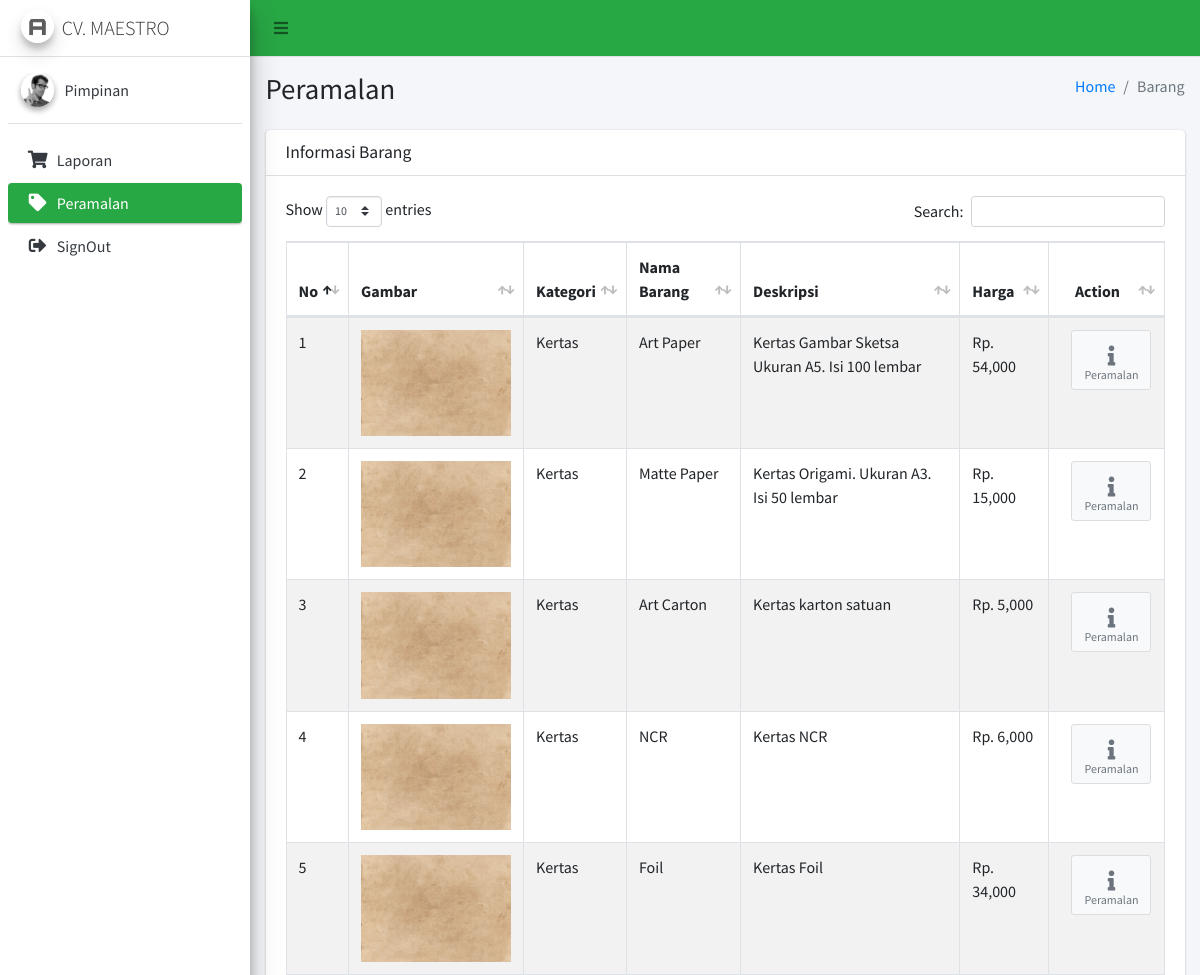
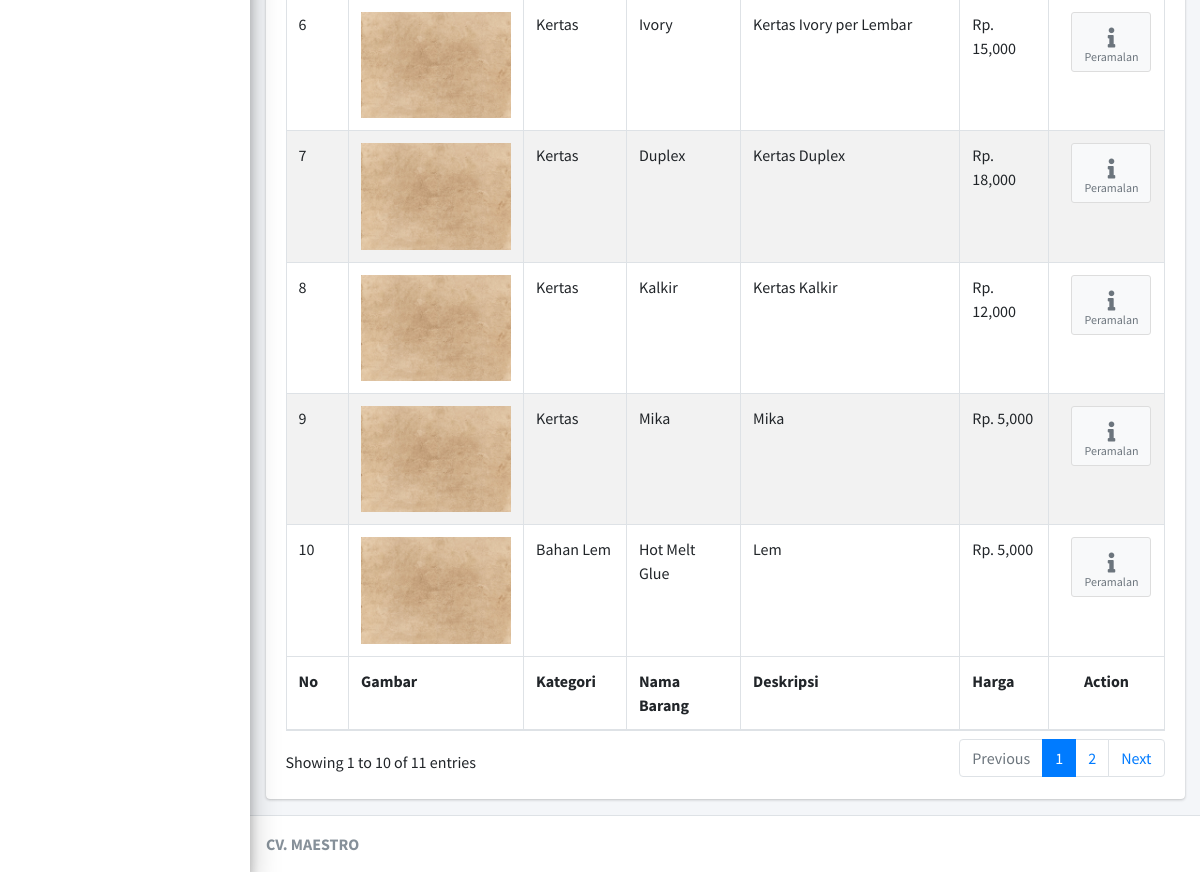
Page /Pimpinan/cPeramalan (signed in) on the earlier database version (2 pictures, top to bottom).
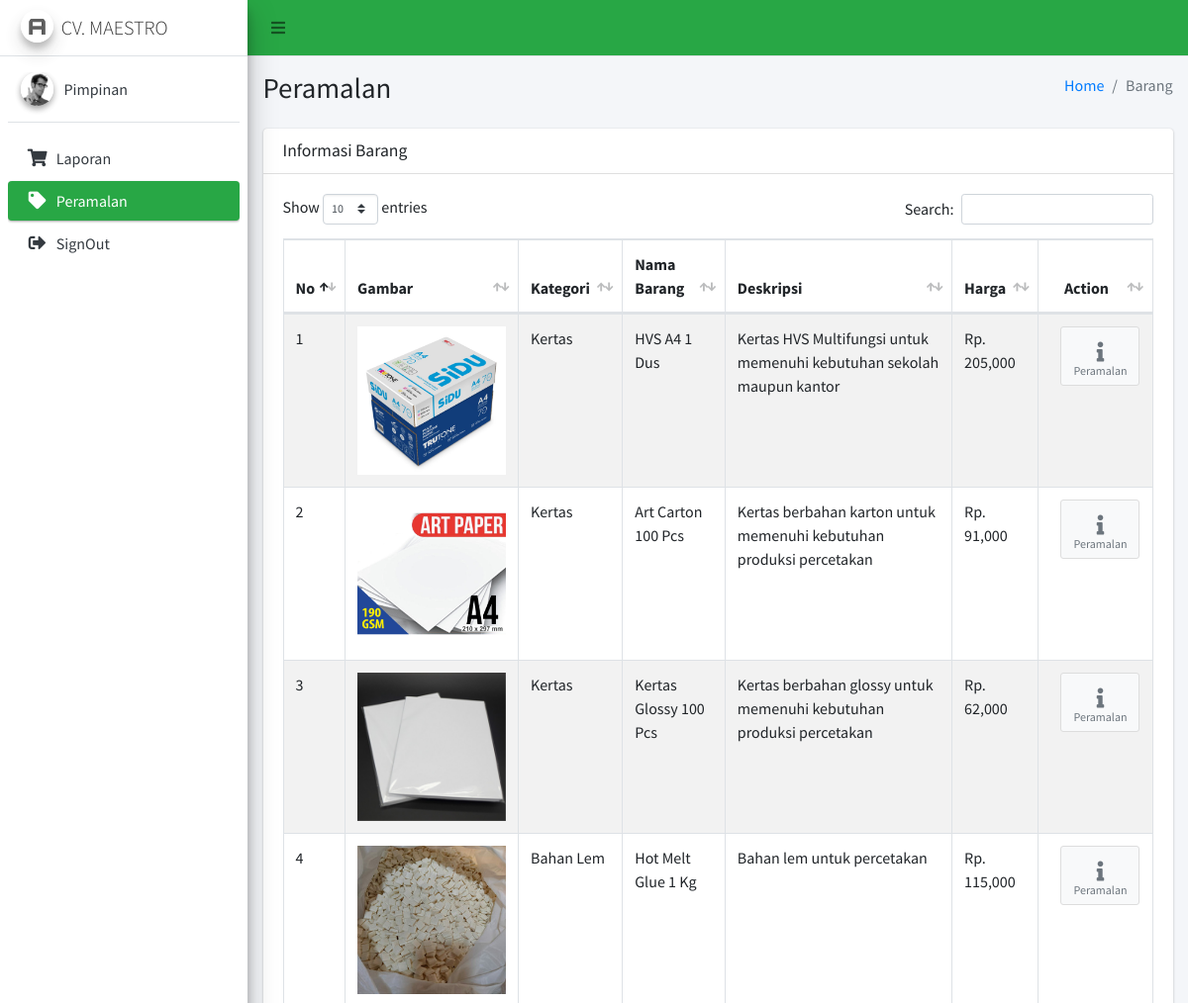
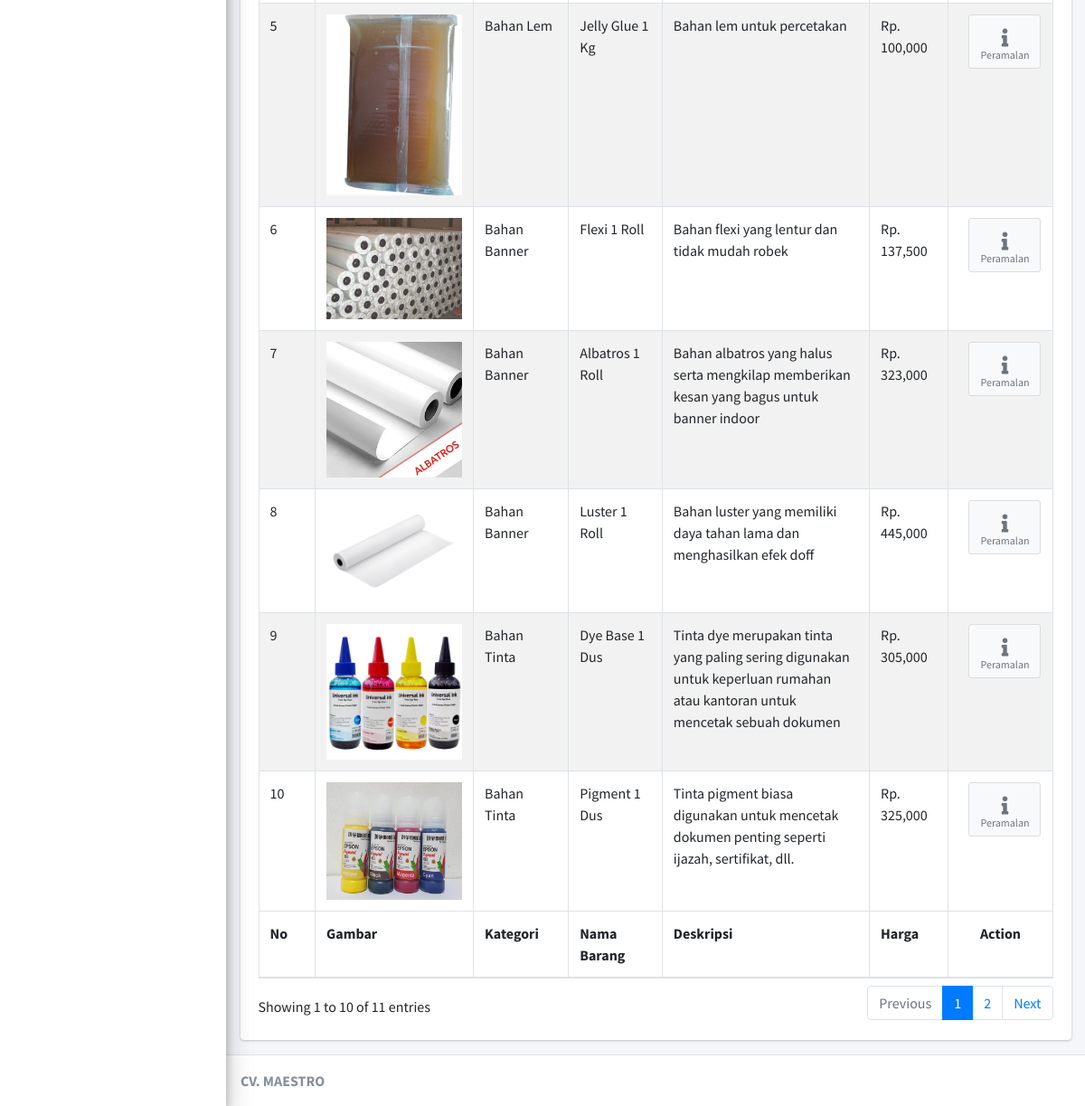
Same page on the later database version (2 pictures, top to bottom).
### tables this page shows
CREATE TABLE `jenis_barang` (
  `id_jenis` int(11) NOT NULL,
  `id_kategori` int(11) NOT NULL,
  `id_supplier` int(11) NOT NULL,
  `nama_barang` varchar(125) NOT NULL,
  `deskripsi` text NOT NULL,
  `satuan` varchar(15) NOT NULL,
  `harga_supplier` varchar(20) DEFAULT NULL,
  `stok_supplier` int(11) DEFAULT NULL,
  `harga_gudang` varchar(20) DEFAULT NULL,
  `stok_gudang` int(11) DEFAULT NULL,
  `stok_minimal` int(11) NOT NULL,
  `gambar` text NOT NULL,
  `type` int(11) NOT NULL
);

CREATE TABLE `kategori_barang` (
  `id_kategori` int(11) NOT NULL,
  `nama_kategori` varchar(125) NOT NULL
);

### application/controllers/Pimpinan/cPeramalan.php (called while the page is built, shortened)
<?php
class cPeramalan extends CI_Controller
{
	public function __construct()
	{
		$this->load->model('mPeramalan');
	}
	public function index()
	{
		$data = array(
			'barang' => $this->mPeramalan->barang()
		);
		$this->load->view('Pimpinan/Layout/head');
		$this->load->view('Pimpinan/Layout/aside');
		$this->load->view('Pimpinan/vPeramalan', $data);
		$this->load->view('Pimpinan/Layout/footer');
	}
}

### index.php (called while the page is built, shortened)
<?php
require_once BASEPATH.'core/CodeIgniter.php';

### application/models/mPeramalan.php (called while the page is built, shortened)
<?php
class mPeramalan extends CI_Model
{
	public function barang()
	{
		$this->db->select('*');
		$this->db->from('jenis_barang');
		$this->db->join('kategori_barang', 'jenis_barang.id_kategori = kategori_barang.id_kategori', 'left');
		$this->db->where('type=2');
		return $this->db->get()->result();
	}
}

### application/views/Pimpinan/vPeramalan.php (the view, shortened to what this page needs)
<div class="content-wrapper">
	<section class="content-header">
		<div class="container-fluid">
			<div class="row mb-2">
				<div class="col-sm-6">
					<h1>Peramalan</h1>
				</div>
				<div class="col-sm-6">
					<ol class="breadcrumb float-sm-right">
						<li class="breadcrumb-item"><a href="#">Home</a></li>
						<li class="breadcrumb-item active">Barang</li>
					</ol>
				</div>
			</div>
		</div>
	</section>
	<section class="content">
		<div class="container-fluid">
			<div class="row">
				<div class="col-12">
					<div class="card">
						<div class="card-header">
							<h3 class="card-title">Informasi Barang</h3>
						</div>
						<div class="card-body">
							<table id="example1" class="table table-bordered table-striped">
								<thead>
									<tr>
										<th>No</th>
										<th>Gambar</th>
										<th>Kategori</th>
										<th>Nama Barang</th>
										<th>Deskripsi</th>
										<th>Harga</th>
										<th class="text-center">Action</th>
									</tr>
								</thead>
								<tbody>
									<?php
									$no = 1;
									foreach ($barang as $key => $value) {
									?>
										<tr>
											<td><?= $no++ ?></td>
											<td>
												<img style="width: 150px;" src="<?= base_url('asset/foto-produk/' . $value->gambar) ?>">
											</td>
											<td><?= $value->nama_kategori ?></td>
											<td><?= $value->nama_barang ?></td>
											<td><?= $value->deskripsi ?></td>
											<td>Rp. <?= number_format($value->harga_supplier)  ?></td>
											<td class="text-center"> <a href="<?= base_url('Pimpinan/cPeramalan/detail_peramalan/' . $value->id_jenis) ?>" class="btn btn-app">
													<i class="fas fa-info"></i> Peramalan
												</a> </td>
										</tr>
									<?php
									}
									?>
								</tbody>
								<tfoot>
									<tr>
										<th>No</th>
										<th>Gambar</th>
										<th>Kategori</th>
										<th>Nama Barang</th>
										<th>Deskripsi</th>
										<th>Harga</th>
										<th class="text-center">Action</th>
									</tr>
								</tfoot>
							</table>
						</div>
					</div>
				</div>
			</div>
		</div>
	</section>
</div>

### application/views/Pimpinan/Layout/head.php (shortened to what this page needs)
<!DOCTYPE html>
<html>
<head>
	<link rel="stylesheet" href="<?= base_url('asset/AdminLTE/') ?>plugins/fontawesome-free/css/all.min.css">
	<link rel="stylesheet" href="https://code.ionicframework.com/ionicons/2.0.1/css/ionicons.min.css">
	<link rel="stylesheet" href="<?= base_url('asset/AdminLTE/') ?>plugins/tempusdominus-bootstrap-4/css/tempusdominus-bootstrap-4.min.css">
	<link rel="stylesheet" href="<?= base_url('asset/AdminLTE/') ?>plugins/icheck-bootstrap/icheck-bootstrap.min.css">
	<link rel="stylesheet" href="<?= base_url('asset/AdminLTE/') ?>plugins/jqvmap/jqvmap.min.css">
	<link rel="stylesheet" href="<?= base_url('asset/AdminLTE/') ?>dist/css/adminlte.min.css">
	<link rel="stylesheet" href="<?= base_url('asset/AdminLTE/') ?>plugins/overlayScrollbars/css/OverlayScrollbars.min.css">
	<link rel="stylesheet" href="<?= base_url('asset/AdminLTE/') ?>plugins/daterangepicker/daterangepicker.css">
	<link rel="stylesheet" href="<?= base_url('asset/AdminLTE/') ?>plugins/summernote/summernote-bs4.css">
	<link rel="stylesheet" href="<?= base_url('asset/AdminLTE/') ?>plugins/datatables-bs4/css/dataTables.bootstrap4.min.css">
	<link rel="stylesheet" href="<?= base_url('asset/AdminLTE/') ?>plugins/datatables-responsive/css/responsive.bootstrap4.min.css">
</head>
<body class="hold-transition sidebar-mini layout-fixed">
	<div class="wrapper">
		<nav class="main-header navbar navbar-expand navbar-success navbar-light">
			<ul class="navbar-nav">
				<li class="nav-item">
					<a class="nav-link" data-widget="pushmenu" href="#" role="button"><i class="fas fa-bars"></i></a>
				</li>
			</ul>
		</nav>

### application/views/Pimpinan/Layout/aside.php
<aside class="main-sidebar sidebar-light-success elevation-4">
	<a href="index3.html" class="brand-link">
		<img src="<?= base_url('asset/AdminLTE/') ?>dist/img/AdminLTELogo.png" alt="AdminLTE Logo" class="brand-image img-circle elevation-3" style="opacity: .8">
		<span class="brand-text font-weight-light">CV. MAESTRO</span>
	</a>
	<div class="sidebar">
		<div class="user-panel mt-3 pb-3 mb-3 d-flex">
			<div class="image">
				<img src="<?= base_url('asset/AdminLTE/') ?>dist/img/user2-160x160.jpg" class="img-circle elevation-2" alt="User Image">
			</div>
			<div class="info">
				<a href="#" class="d-block">Pimpinan</a>
			</div>
		</div>
		<nav class="mt-2">
			<ul class="nav nav-pills nav-sidebar flex-column" data-widget="treeview" role="menu" data-accordion="false">
				<li class="nav-item">
					<a href="<?= base_url('Pimpinan/cDashboard') ?>" class="nav-link <?php if ($this->uri->segment(1) == 'Pimpinan' && $this->uri->segment(2) == 'cDashboard') {
																							echo 'active';
																						}  ?>">
						<i class="nav-icon fas fa-shopping-cart"></i>
						<p>Laporan</p>
					</a>
				</li>
				<li class="nav-item">
					<a href="<?= base_url('Pimpinan/cPeramalan') ?>" class="nav-link <?php if ($this->uri->segment(1) == 'Pimpinan' && $this->uri->segment(2) == 'cPeramalan') {
																							echo 'active';
																						}  ?>">
						<i class="nav-icon fas fa-tag"></i>
						<p>Peramalan</p>
					</a>
				</li>
				<li class="nav-item">
					<a href="<?= base_url('cLogin/logout') ?>" class="nav-link">
						<i class="nav-icon fas fa-sign-out-alt"></i>
						<p>SignOut</p>
					</a>
				</li>
			</ul>
		</nav>
	</div>
</aside>

### application/views/Pimpinan/Layout/footer.php (shortened to what this page needs)
<footer class="main-footer">
	<strong>CV. MAESTRO</strong>
</footer>
</div>
</body>
</html>

Differences in the rows shown:
changed jenis_barang: gambar: a different picture; nama_barang "Art Paper" → "HVS A4 1 Dus"; deskripsi "Kertas Gambar Sketsa Ukuran A5. Isi 100 lembar" → "Kertas HVS Multifungsi untuk memenuhi kebutuhan sekolah maupun kantor"; harga_supplier "54,000" → "205,000"
changed jenis_barang: gambar: a different picture; nama_barang "Matte Paper" → "Art Carton 100 Pcs"; deskripsi "Kertas Origami. Ukuran A3. Isi 50 lembar" → "Kertas berbahan karton untuk memenuhi kebutuhan produksi percetakan"; harga_supplier "15,000" → "91,000"
changed jenis_barang: gambar: a different picture; nama_barang "Art Carton" → "Kertas Glossy 100 Pcs"; deskripsi "Kertas karton satuan" → "Kertas berbahan glossy untuk memenuhi kebutuhan produksi percetakan"; harga_supplier "5,000" → "62,000"
changed jenis_barang: gambar: a different picture; id_kategori.nama_kategori "Kertas" → "Bahan Lem"; nama_barang "NCR" → "Hot Melt Glue 1 Kg"; deskripsi "Kertas NCR" → "Bahan lem untuk percetakan"; harga_supplier "6,000" → "115,000"
changed jenis_barang: gambar: a different picture; id_kategori.nama_kategori "Kertas" → "Bahan Lem"; nama_barang "Foil" → "Jelly Glue 1 Kg"; deskripsi "Kertas Foil" → "Bahan lem untuk percetakan"; harga_supplier "34,000" → "100,000"
changed jenis_barang: gambar: a different picture; id_kategori.nama_kategori "Kertas" → "Bahan Banner"; nama_barang "Ivory" → "Flexi 1 Roll"; deskripsi "Kertas Ivory per Lembar" → "Bahan flexi yang lentur dan tidak mudah robek"; harga_supplier "15,000" → "137,500"
changed jenis_barang: gambar: a different picture; id_kategori.nama_kategori "Kertas" → "Bahan Banner"; nama_barang "Duplex" → "Albatros 1 Roll"; deskripsi "Kertas Duplex" → "Bahan albatros yang halus serta mengkilap memberikan kesan yang bagus untuk banner indoor"; harga_supplier "18,000" → "323,000"
changed jenis_barang: gambar: a different picture; id_kategori.nama_kategori "Kertas" → "Bahan Banner"; nama_barang "Kalkir" → "Luster 1 Roll"; deskripsi "Kertas Kalkir" → "Bahan luster yang memiliki daya tahan lama dan menghasilkan efek doff"; harga_supplier "12,000" → "445,000"
changed jenis_barang: gambar: a different picture; id_kategori.nama_kategori "Kertas" → "Bahan Tinta"; nama_barang "Mika" → "Dye Base 1 Dus"; deskripsi "Mika" → "Tinta dye merupakan tinta yang paling sering digunakan untuk keperluan rumahan atau kantoran untuk mencetak sebuah dokumen"; harga_supplier "5,000" → "305,000"
changed jenis_barang: gambar: a different picture; id_kategori.nama_kategori "Bahan Lem" → "Bahan Tinta"; nama_barang "Hot Melt Glue" → "Pigment 1 Dus"; deskripsi "Lem" → "Tinta pigment biasa digunakan untuk mencetak dokumen penting seperti ijazah, sertifikat, dll."; harga_supplier "5,000" → "325,000"
